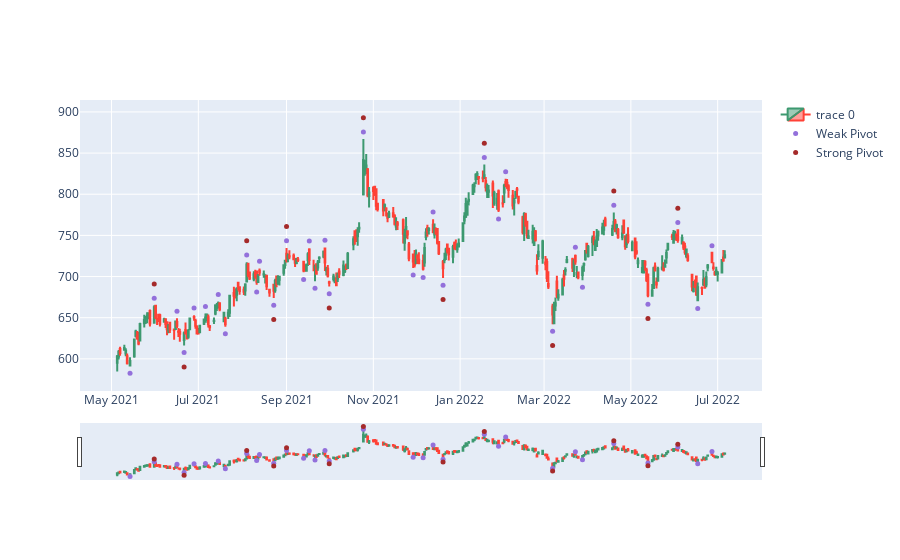

Write notebook code for a chart like this one.
### Markdown cell above
# Plot Pivot points

### Code cell
import plotly.graph_objects as go
from plotly.subplots import make_subplots
from datetime import datetime

fig = go.Figure(data=[go.Candlestick(x=df.index,
                open=df['Open'],
                high=df['High'],
                low=df['Low'],
                close=df['Close'])])

fig.add_scatter(x=df.index, y=df['WeakPointPosition'], mode="markers",
                marker=dict(size=5, color="MediumPurple"),
                name="Weak Pivot")

fig.add_scatter(x=df.index, y=df['StrongPointPosition'], mode="markers",
                marker=dict(size=5, color="Brown"),
                name="Strong Pivot")
#fig.update_layout(xaxis_rangeslider_visible=False)
fig.show()

### Figure 1 — Plotly figure (JSON) as saved in the notebook; plotly's stock layout.template omitted (floating-point values rounded to 4 significant figures; data arrays with more than 128 entries replaced by an {"elided": "..."} marker saying what was removed)
{"data": [{"close": {"elided": "293 float values"}, "high": {"elided": "293 float values"}, "low": {"elided": "293 float values"}, "open": {"elided": "293 float values"}, "type": "candlestick", "x": {"elided": "293 str values"}}, {"marker": {"color": "MediumPurple", "size": 5}, "mode": "markers", "name": "Weak Pivot", "type": "scatter", "x": {"elided": "293 str values"}, "y": {"elided": "293 float values"}}, {"marker": {"color": "Brown", "size": 5}, "mode": "markers", "name": "Strong Pivot", "type": "scatter", "x": {"elided": "293 str values"}, "y": {"elided": "293 float values"}}], "layout": {}}
